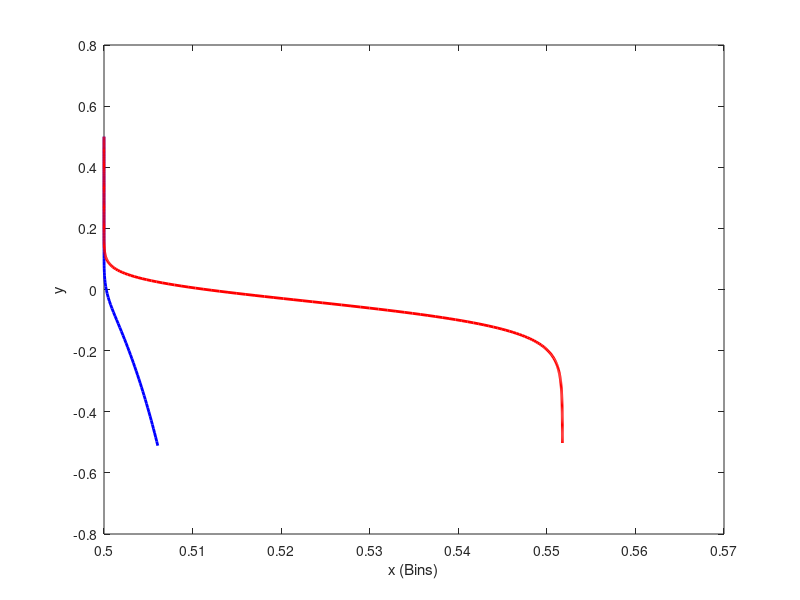

Write MATLAB code to recreate this figure. (Note: this script raises an error after producing the figure.)
% Hand in 1 : Winnowing = Euler and RK4
% Name : Ridham Kishorbhai Bhuva
% Matr. No. : 245921
% Course : CEE

clear all;

% Dimensions and flow properties in SI unit
x0 = 0.50; 
y0 = 0.50;
xc = 0.55;
yc = -0.50;
h = 0.10;
u0 = 0.1;

% Fluid properties (air) in SI unit
rho_f = 1.2;
mu_f = 1.8e-5;

% Grain particle properties in SI unit
rho_grain = 750;
dp_grain = 2.5e-3;

% Chaff particle properties in SI unit
rho_chaff = 50;
dp_chaff = 3.25e-3;

% Gravity constant
g = 9.81;

% Number of steps
N = 200;

% Time step
dt = 1/N;

% Time array and initial condition
t = zeros(1,N);
t(1) = 0;

% Initialization of (x,y) position, and intial conditions
x = zeros(N,2);
x(1,1) = x0; % Col 1 indicate Grain particle
x(1,2) = x0; % Col 2 indicate Chaff particle

y = zeros(N,2);
y(1,1) = y0; 
y(1,2) = y0;

% Initialization of (up_x,up_y) velocity and intial conditions 
up_x = zeros(N,2);
up_x(1,1) = 0;
up_x(1,2) = 0;

up_y = zeros(N,2);
up_y(1,1) = 0;
up_y(1,2) = 0;

% Function of fluid velocity
f_uf = @(x,y) 6.2 * u0 * sqrt(h/x) * exp((-50)*((y^2)/(x^2)));

% Function of vector magnitude
f_mag = @(x,y) sqrt((x^2)+(y^2));

for n = 1:2 % n=1 for Grain particle and n=2 for Chaff particle
    if n == 1
        dp = dp_grain;
        rho_p = rho_grain;
    else
        dp = dp_chaff;
        rho_p = rho_chaff;
    end
    
    % volume of particles
    Vp = (pi*(dp^3))/6;
    
    i = 1;
        while y(i, n) > -0.5 % Bins are located at yc = -0.5

          uf = f_uf(x(i,n),y(i,n));

            % Magnitude of uf minus up ||uf-up||
            % uf and up are perpendicular, uf vecotr only in x direction 
            uf_minus_up = f_mag((uf - up_x(i,n)),(0 - up_y(i,n)));

            % Re of particle
            Re_p = (rho_f * uf_minus_up * dp)/ mu_f;

        % Drag coefficinet Cd
        if Re_p < 800
            Cd = (24/Re_p) * ( 1 + 0.15*(Re_p^0.687) );
        else
            Cd = 0.44;
        end

            % Gravitational force
            F_g = rho_p * Vp * g;

            % Buoyancy force
            F_b = -(rho_f * Vp * g);

            % Drag force
            % In x direction
            F_dx = 0.5*pi*dp*dp*rho_f*Cd* uf_minus_up * (uf - up_x(i,n));
            
            % In y direction
            F_dy = 0.5*pi*dp*dp*rho_f*Cd* uf_minus_up * (0 - up_y(i,n));

            % Functions of governing equations
            f_xx = @(t,up_x) up_x;
            f_xy = @(t,up_y) up_y;

            f_ux = @(t,up_x) F_dx/(rho_p*Vp); % Olny drag force in x direction
            f_uy = @(t,up_y) (1/(rho_p*Vp))*(F_g + F_b + F_dy);

            %% Euler Method calculation
            % Comment out one of the calculation for answer 1 and 2

            x(i+1,n) = x(i, n) + dt* f_xx(t(i),up_x(i,n));
            % particle is falling
            y(i+1,n) = y(i, n) - dt* f_xy(t(i),up_y(i,n)); 

            up_x(i+1,n) = up_x(i,n) + dt * f_ux(t(i),up_x(i,n));
            up_y(i+1,n) = up_y(i,n) + dt * f_uy(t(i),up_y(i,n));
        
            %% RK4 calculation
            
            kx1 = f_xx(t(i),up_x(i,n));
            kx2 = f_xx(t(i) + (0.5*dt),up_x(i,n) + (0.5*dt*kx1));
            kx3 = f_xx(t(i) + (0.5*dt),up_x(i,n) + (0.5*dt*kx2));
            kx4 = f_xx(t(i) + dt, up_x(i,n) + (dt*kx3));

            x(i+1,n) = x(i,n) + (1/6) * dt * (kx1 + 2*kx2 + 2*kx3 + kx4);

            ky1 = f_xy(t(i),up_y(i,n));
            ky2 = f_xy(t(i) + (0.5*dt),up_y(i,n) + (0.5*dt*ky1));
            ky3 = f_xy(t(i) + (0.5*dt),up_y(i,n) + (0.5*dt*ky2));
            ky4 = f_xy(t(i) + dt, up_y(i,n) + (dt*ky3));

            % particle is falling
            y(i+1,n) = y(i,n) - (1/6) * dt * (ky1 + 2*ky2 + 2*ky3 + ky4);
            

            kux1 = f_ux(t(i),up_x(i,n));
            kux2 = f_ux(t(i) + (0.5*dt), up_x(i,n) + (0.5*dt*kux1));
            kux3 = f_ux(t(i) + (0.5*dt), up_x(i,n) + (0.5*dt*kux2));
            kux4 = f_ux(t(i) + dt, up_x(i,n) + (dt*kux3));

            up_x(i+1,n) = up_x(i,n) + (1/6) * dt * (kux1 + 2*kux2 + 2*kux3 + kux4);

            kuy1 = f_uy(t(i),up_y(i,n));
            kuy2 = f_uy(t(i) + (0.5*dt), up_y(i,n) + (0.5*dt*kuy1));
            kuy3 = f_uy(t(i) + (0.5*dt), up_y(i,n) + (0.5*dt*kuy2));
            kuy4 = f_uy(t(i) + dt, up_y(i,n) + (dt*kuy3));

            up_y(i+1,n) = up_y(i,n) + (1/6) * dt * (kuy1 + 2*kuy2 + 2*kuy3 + kuy4);
         
            %% Step increase
            t(i+1) = t(i) + dt;
            i = i+1;

        end   

end

x_grain = x(x(:,1) ~= 0,1); %without zeros
y_grain = y(x(:,1) ~= 0,1);

x_chaff = x(:,2);
y_chaff = y(:,2);

figure(1)
plot(x_grain, y_grain, 'b-', 'LineWidth',2);
hold on
plot(x_chaff, y_chaff, 'r-', 'LineWidth',2);
hold off
xlabel('x (Bins)');
ylabel('y')
xline(xc, 'k--')
legend('Grain particle', 'Chaff particle');
title('Trajectory of particle');
